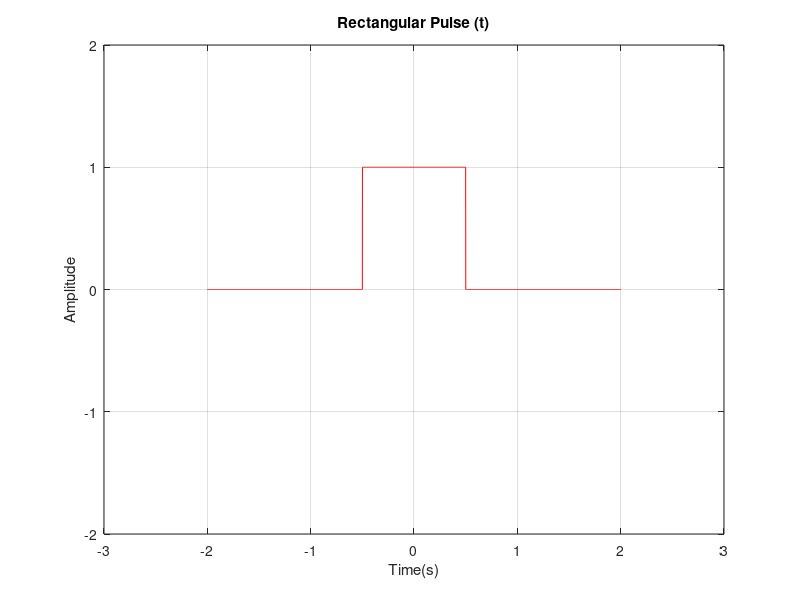

Write MATLAB code to recreate this figure.
clear;clc;
%the rectangular pulse

%L - oversampling factor (number of samples per symbol)
%Nsym - filter span in symbol durations
Tsym=1; L=1000; Nsym=4;
t=-(Nsym/2):1/L:(Nsym/2); %unit symbol duration time-base
%a)
rect=(t > -Tsym/2) .* (t <= Tsym/2);%rectangular pulse
%b)
plot(t,rect,'r');
%c)
grid on
xlabel('Time(s)');ylabel('Amplitude');
title('Rectangular Pulse (t)');
axis([-3,3,-2,2]);